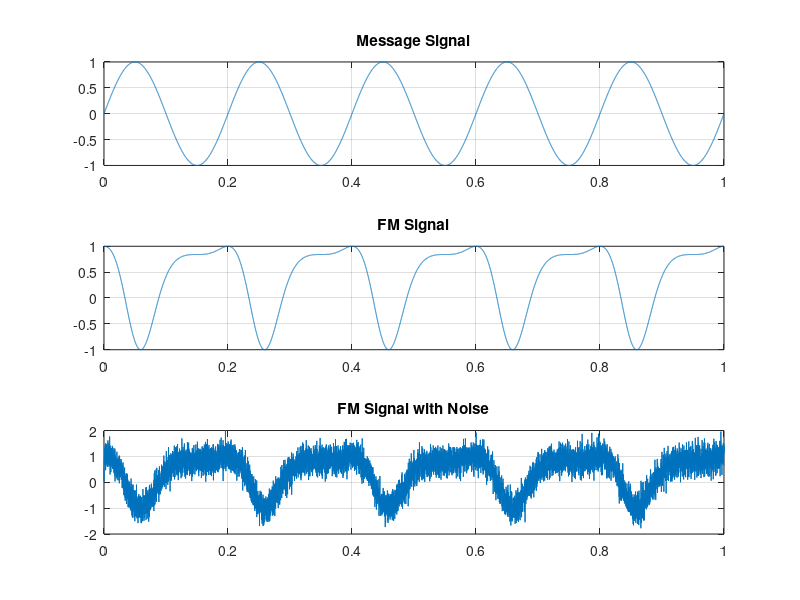
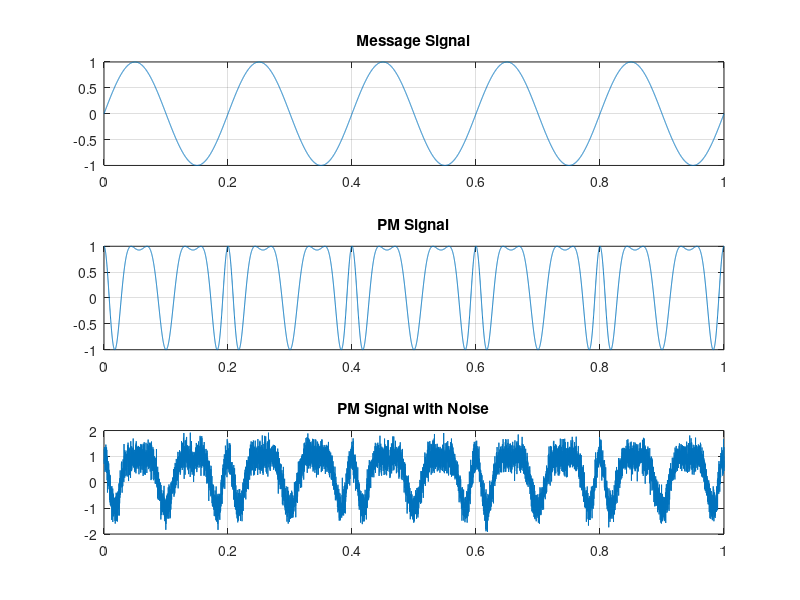

Write the MATLAB code that produced these figures, in order.
clc;
clear all;
close all;

%% USER INPUT
fm = input('Message frequency (Hz): ');
fc = input('Carrier frequency (Hz): ');
delta_f = input('Frequency deviation for FM: ');
kp = input('Phase deviation for PM: ');

%% PARAMETERS
kf = 2 * pi * delta_f;
Fs = 10000;
t = 0:1/Fs:1;

%% MESSAGE SIGNAL
m = sin(2*pi*fm*t);

%%  FM MODULATION
int_m = cumsum(m) / Fs;  % integration
FM = cos(2*pi*fc*t + kf*int_m);

% Noise for FM
noise1 = 0.3 * randn(size(FM));
FM_noisy = FM + noise1;

%%  PM MODULATION
PM = cos(2*pi*fc*t + kp*m);

% Noise for PM
noise2 = 0.3 * randn(size(PM));
PM_noisy = PM + noise2;

%% PLOTS

% FM Plot
figure('Name','FM Signal');
subplot(3,1,1);
plot(t, m);
title('Message Signal');
grid on;

subplot(3,1,2);
plot(t, FM);
title('FM Signal');
grid on;

subplot(3,1,3);
plot(t, FM_noisy);
title('FM Signal with Noise');
grid on;

% PM Plot
figure('Name','PM Signal');
subplot(3,1,1);
plot(t, m);
title('Message Signal');
grid on;

subplot(3,1,2);
plot(t, PM);
title('PM Signal');
grid on;

subplot(3,1,3);
plot(t, PM_noisy);
title('PM Signal with Noise');
grid on;
